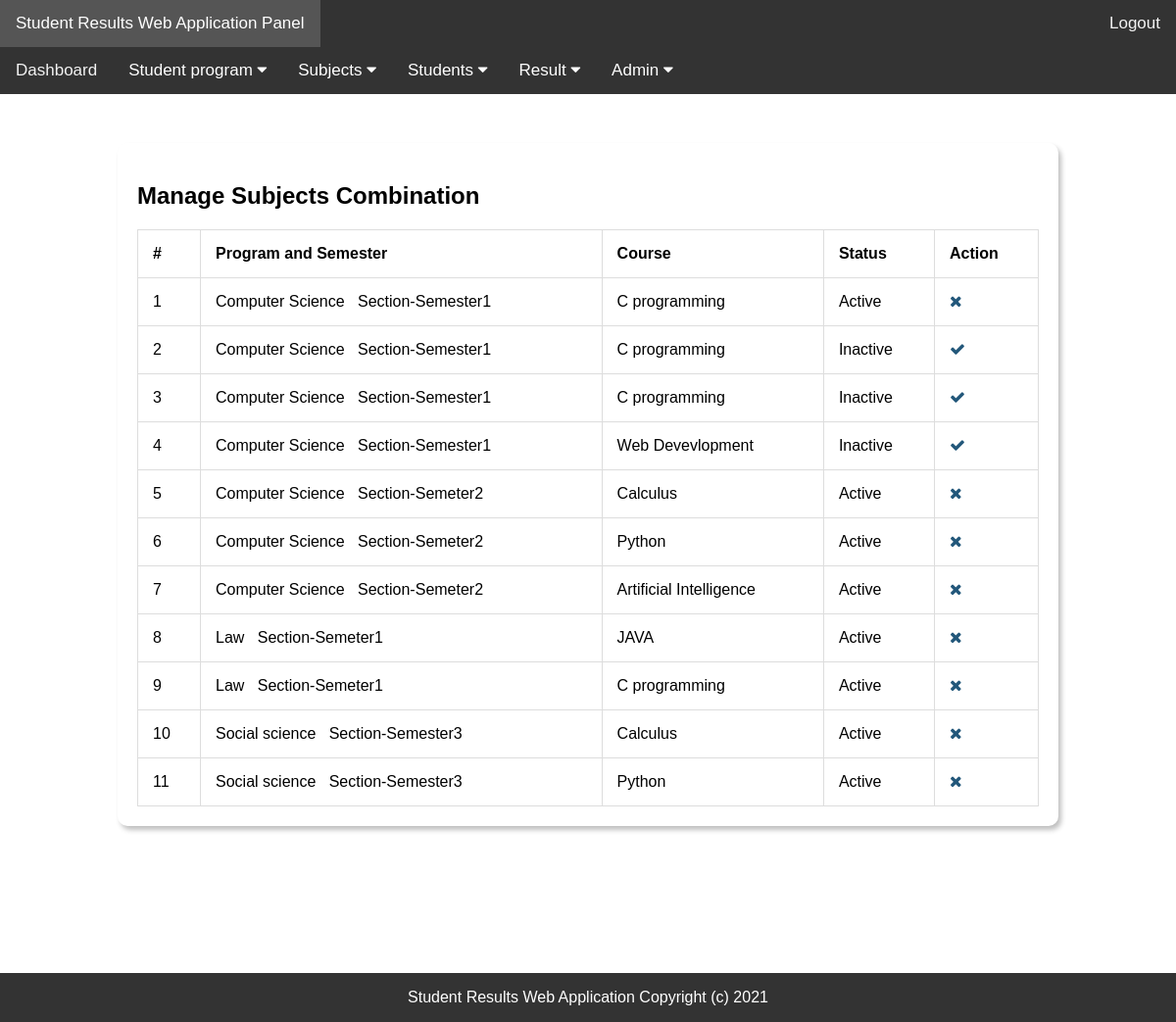
/manage-subjectcombination.php, run on the app's committed database.
### tables this page shows
CREATE TABLE IF NOT EXISTS `tblsubjectcombination` (
  `id` int(11) NOT NULL AUTO_INCREMENT,
  `ClassId` int(11) NOT NULL,
  `SubjectId` int(11) NOT NULL,
  `status` int(1) DEFAULT NULL,
  `CreationDate` timestamp NOT NULL DEFAULT CURRENT_TIMESTAMP,
  `Updationdate` timestamp NOT NULL DEFAULT CURRENT_TIMESTAMP,
  PRIMARY KEY (`id`)
);

CREATE TABLE IF NOT EXISTS `tblclasses` (
  `id` int(11) NOT NULL AUTO_INCREMENT,
  `ClassName` varchar(255) DEFAULT NULL,
  `ClassNameNumeric` int(10) NOT NULL,
  `Section` varchar(50) NOT NULL,
  PRIMARY KEY (`id`)
);

CREATE TABLE IF NOT EXISTS `tblsubjects` (
  `id` int(11) NOT NULL AUTO_INCREMENT,
  `SubjectName` varchar(100) NOT NULL,
  `SubjectCode` varchar(100) NOT NULL,
  PRIMARY KEY (`id`)
);

### manage-subjectcombination.php (the view, shortened to what this page needs)
<?php
include('includes/config.php');
if (strlen($_SESSION['alogin']) == "") {
    header("Location: index.php");
} else {
?>
    <!DOCTYPE html>
    <html lang="en">
    <head>
        <link rel="stylesheet" href="css/font-awesome.min.css" media="screen">
        <link rel="stylesheet" href="css/custom.css?v=<?php echo time(); ?>" media="screen">
    </head>
    <body>
        <?php include('includes/topbar.php'); ?>
        <?php include('includes/leftbar.php'); ?>
        <div class="main-page">
            <h2 class="title">Manage Subjects Combination</h2>
            <div class="panel-body p-20">
                <table id="example" class="display table table-striped table-bordered" cellspacing="0" width="100%">
                    <thead>
                        <tr>
                            <th>#</th>
                            <th>Program and Semester</th>
                            <th>Course </th>
                            <th>Status</th>
                            <th>Action</th>
                        </tr>
                    </thead>
                    <tbody>
                        <?php $sql = "SELECT tblclasses.ClassName,tblclasses.Section,tblsubjects.SubjectName,tblsubjectcombination.id as scid,tblsubjectcombination.status from tblsubjectcombination join tblclasses on tblclasses.id=tblsubjectcombination.ClassId  join tblsubjects on tblsubjects.id=tblsubjectcombination.SubjectId";
                        $query = $dbh->prepare($sql);
                        $query->execute();
                        $results = $query->fetchAll(PDO::FETCH_OBJ);
                        $cnt = 1;
                        if ($query->rowCount() > 0) {
                            foreach ($results as $result) {   ?>
                                <tr>
                                    <td><?php echo htmlentities($cnt); ?></td>
                                    <td><?php echo htmlentities($result->ClassName); ?> &nbsp; Section-<?php echo htmlentities($result->Section); ?></td>
                                    <td><?php echo htmlentities($result->SubjectName); ?></td>
                                    <td><?php $stts = $result->status;
                                        if ($stts == '0') {
                                            echo htmlentities('Inactive');
                                        } else {
                                            echo htmlentities('Active');
                                        }
                                        ?></td>
                                    <td>
                                        <?php if ($stts == '0') { ?>
                                            <a href="manage-subjectcombination.php?acid=<?php echo htmlentities($result->scid); ?>" onclick="confirm('do you really want to activate this subject');"><i class="fa fa-check" title="Acticvate Record"></i> </a><?php } else { ?>
                                            <a href="manage-subjectcombination.php?did=<?php echo htmlentities($result->scid); ?>" onclick="confirm('do you really want to deativate this subject');"><i class="fa fa-times" title="Deactivate Record"></i> </a>
                                        <?php } ?>
                                    </td>
                                </tr>
                        <?php $cnt = $cnt + 1;
                            }
                        } ?>
                    </tbody>
                </table>
            </div>
        </div>
        <?php include('includes/footer.php'); ?>
    </body>
    </html>
<?php } ?>

### css/custom.css (style rules this page uses)
*, *::before, *::after { box-sizing: border-box; }
body { margin:0; font-family: Verdana, Arial, Tahoma, Serif; }
.main-page { width: 80%; margin:0 auto; margin-top: 50px; padding:20px; box-shadow: 3px 4px 5px rgba(0,0,0,0.25); border-radius:10px; height: auto; margin-bottom: 200px; }

### manage-subjectcombination.php (style rules this page uses)
table, td, th { border: 1px solid #ddd; text-align: left; }
table { border-collapse: collapse; width: 100%; }
th, td { padding: 15px; }
td a { text-decoration: none; color: #22577A; }

### data on the page
tblsubjectcombination: ClassId.ClassName "Computer Science", ClassId.Section "Semester1", SubjectId.SubjectName "C programming"
tblsubjectcombination: ClassId.ClassName "Computer Science", ClassId.Section "Semester1", SubjectId.SubjectName "C programming"
tblsubjectcombination: ClassId.ClassName "Computer Science", ClassId.Section "Semester1", SubjectId.SubjectName "C programming"
tblsubjectcombination: ClassId.ClassName "Computer Science", ClassId.Section "Semester1", SubjectId.SubjectName "Web Devevlopment"
tblsubjectcombination: ClassId.ClassName "Computer Science", ClassId.Section "Semeter2", SubjectId.SubjectName "Calculus"
tblsubjectcombination: ClassId.ClassName "Computer Science", ClassId.Section "Semeter2", SubjectId.SubjectName "Python"
tblsubjectcombination: ClassId.ClassName "Computer Science", ClassId.Section "Semeter2", SubjectId.SubjectName "Artificial Intelligence"
tblsubjectcombination: ClassId.ClassName "Law", ClassId.Section "Semeter1", SubjectId.SubjectName "JAVA"
tblsubjectcombination: ClassId.ClassName "Law", ClassId.Section "Semeter1", SubjectId.SubjectName "C programming"
tblsubjectcombination: ClassId.ClassName "Social science", ClassId.Section "Semester3", SubjectId.SubjectName "Calculus"
tblsubjectcombination: ClassId.ClassName "Social science", ClassId.Section "Semester3", SubjectId.SubjectName "Python"
